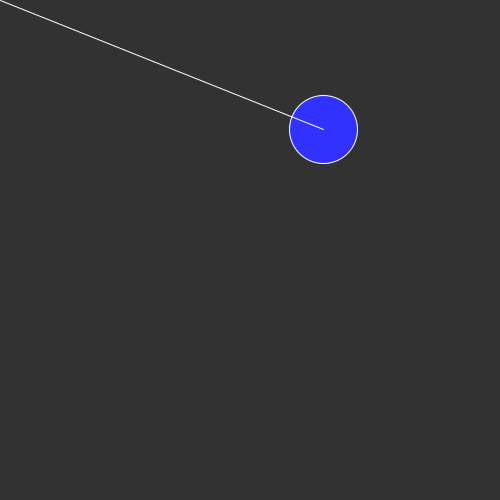
Frame 1 (no input)
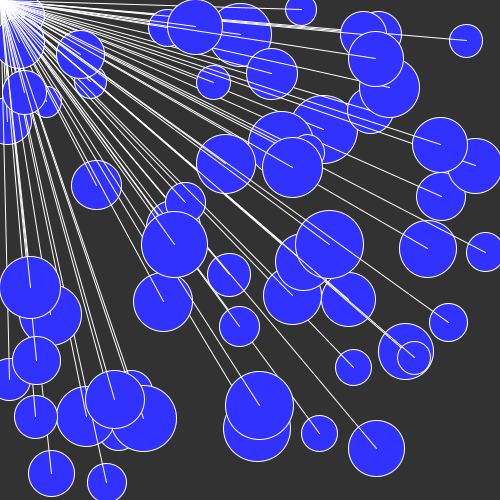
Frame 60 (the mouse pressed at the canvas centre just before this capture)
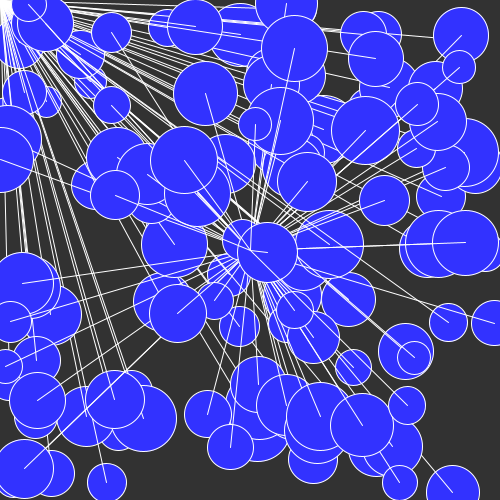
Frame 120 (the mouse held since frame 60 and released just before this capture)

The Processing sketch that drew these frames (run headless with seeded random() and noise(); from frame 60 on, the mouse is pressed at the canvas centre):

// Processing sketch: processing_3096
// ── processing_3096.pde


 void setup() {
background (50);
size(500,500);

 }
void draw(){
  fill(50,50,300);
  stroke(255);
 
float x= random (width);   
float y= random(height); 
float z= random(30,70);

ellipse(x,y,z,z);
line(x,y,mouseX,mouseY);
stroke(300,0,0);

}
void mousePressed (){
  background(0);
}
